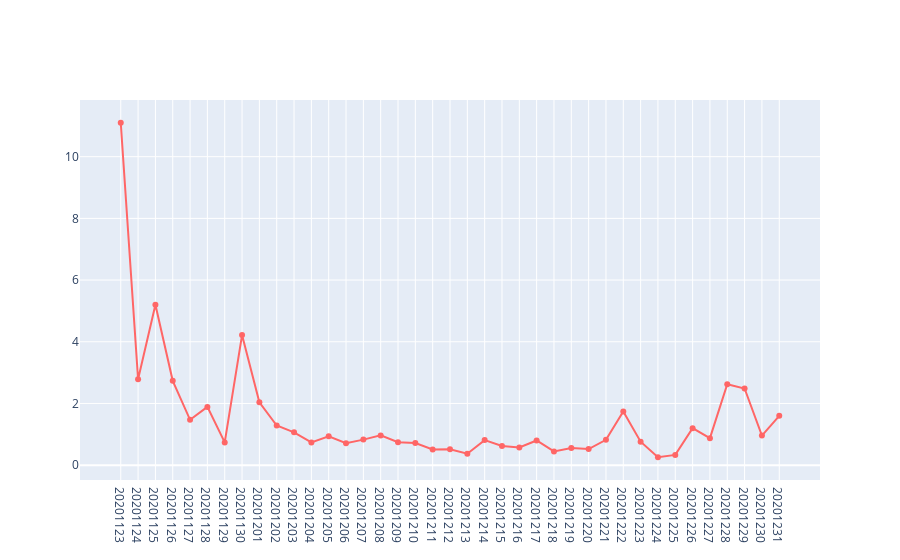

Write notebook code for a chart like this one.
### Code cell
plot_the_sell_buy_ratio(new_listing_dates=first_day_on_markets_lst, 
                        sold_dates=last_day_on_markets_lst, 
                        cutoff_day=20201123)
